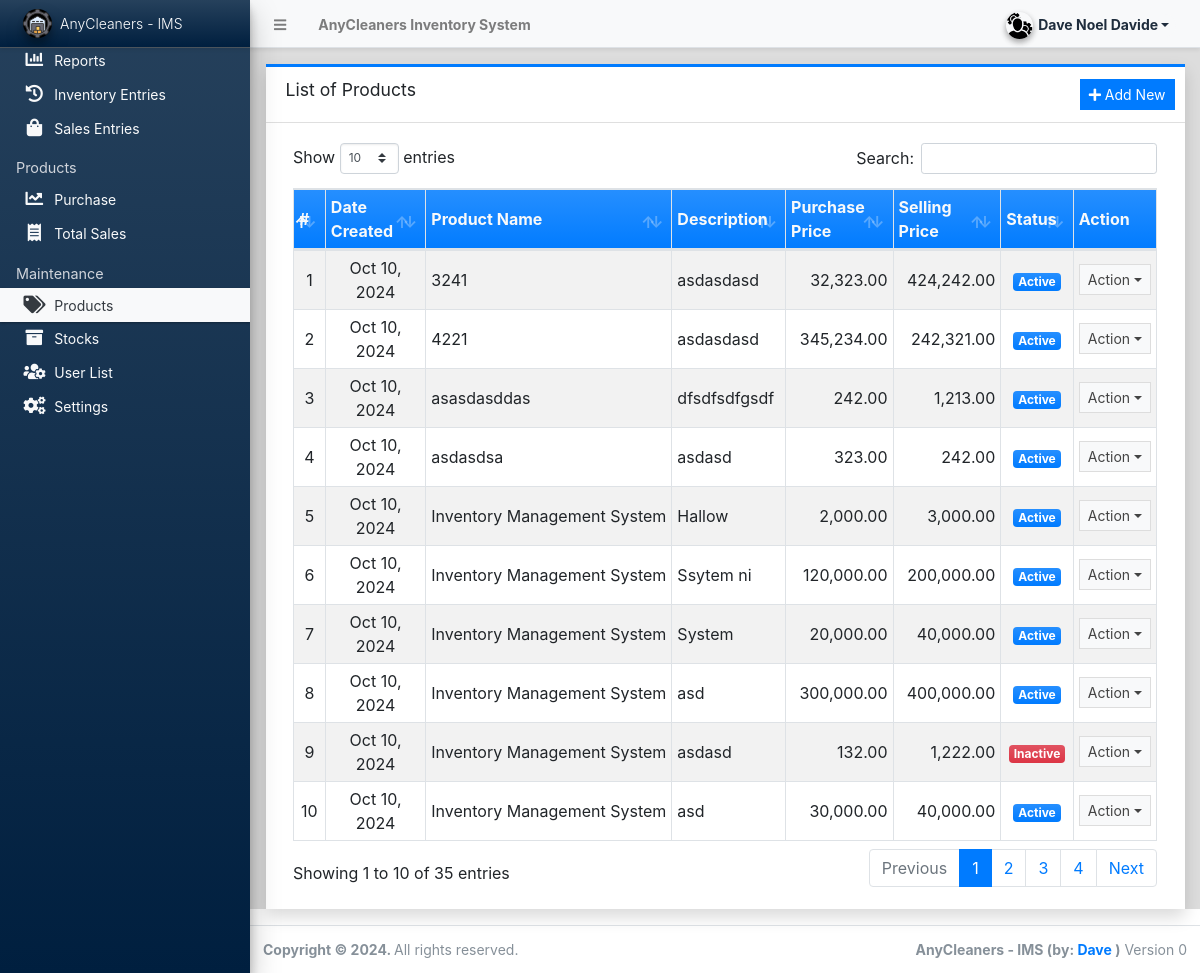
Page /admin/?page=products (signed in) on the committed database.
### tables this page shows
CREATE TABLE `products` (
  `id` int(30) NOT NULL,
  `name` text NOT NULL,
  `description` text DEFAULT NULL,
  `delete_flag` tinyint(1) DEFAULT 0,
  `date_created` datetime DEFAULT current_timestamp(),
  `date_updated` datetime DEFAULT current_timestamp() ON UPDATE current_timestamp(),
  `purchase_price` decimal(10,2) NOT NULL DEFAULT 0.00,
  `selling_price` decimal(10,2) NOT NULL DEFAULT 0.00
);

### admin/products/index.php (the view, shortened to what this page needs)
<div class="card card-outline card-primary rounded-0 shadow">
    <div class="card-header">
        <h3 class="card-title">List of Products</h3>
        <div class="card-tools">
            <a href="javascript:void(0)" id="create_new" class="btn btn-flat btn-sm btn-primary">
                <span class="fas fa-plus"></span> Add New
            </a>
        </div>
    </div>
    <div class="card-body">
        <div class="container-fluid">
            <table class="table table-bordered table-hover table-striped">
                <colgroup>
                    <col width="5%">
                    <col width="20%">
                    <col width="20%">
                    <col width="15%">
                    <col width="15%">
                    <col width="15%">
                    <col width="15%">
                </colgroup>
                <thead>
                    <tr class="bg-gradient-primary text-light">
                        <th>#</th>
                        <th>Date Created</th>
                        <th>Product Name</th>
                        <th>Description</th>
                        <th>Purchase Price</th>
                        <th>Selling Price</th>
                        <th>Status</th>
                        <th>Action</th>
                    </tr>
                </thead>
                <tbody>
                    <?php
                        $i = 1;
                        $qry = $conn->query("SELECT * FROM `products` WHERE delete_flag = 0 OR delete_flag = 1 ORDER BY `name` ASC");
                        while($row = $qry->fetch_assoc()):
                    ?>
                        <tr>
                            <td class="text-center"><?php echo $i++; ?></td>
                            <td class="text-center"><?= date("M d, Y", strtotime($row['date_created'])) ?></td>
                            <td class="text-truncate"><?php echo $row['name'] ?></td>
                            <td class="text-truncate"><p class="m-0 truncate-1"><?php echo $row['description'] ?></p></td>
                            <td class="text-right"><?php echo number_format($row['purchase_price'], 2) ?></td>
                            <td class="text-right"><?php echo number_format($row['selling_price'], 2) ?></td>
                            <td class="text-center">
                                <?php
                                    echo $row['delete_flag'] == 0
                                        ? '<span class="badge badge-primary bg-gradient-primary">Active</span>'
                                        : '<span class="badge badge-danger bg-gradient-danger">Inactive</span>';
                                ?>
                            </td>
                            <td align="center">
                                <button type="button" class="btn btn-flat btn-default btn-sm dropdown-toggle dropdown-icon" data-toggle="dropdown">
                                    Action
                                </button>
                            </td>
                        </tr>
                    <?php endwhile; ?>
                </tbody>
            </table>
        </div>
    </div>
</div>

### admin/products/index.php (style rules this page uses)
.text-truncate { overflow: hidden; white-space: nowrap; text-overflow: ellipsis; }
.truncate-1 { max-width: 150px; }
.table td, .table th { vertical-align: middle; }

### rows in the picture
products: date_created "Oct 10, 2024", name "3241", description "asdasdasd", purchase_price "32,323.00", selling_price "424,242.00", delete_flag "Active"
products: date_created "Oct 10, 2024", name "4221", description "asdasdasd", purchase_price "345,234.00", selling_price "242,321.00", delete_flag "Active"
products: date_created "Oct 10, 2024", name "asasdasddas", description "dfsdfsdfgsdf", purchase_price "242.00", selling_price "1,213.00", delete_flag "Active"
products: date_created "Oct 10, 2024", name "asdasdsa", description "asdasd", purchase_price "323.00", selling_price "242.00", delete_flag "Active"
products: date_created "Oct 10, 2024", name "Inventory Management System", description "Hallow", purchase_price "2,000.00", selling_price "3,000.00", delete_flag "Active"
products: date_created "Oct 10, 2024", name "Inventory Management System", description "Ssytem ni", purchase_price "120,000.00", selling_price "200,000.00", delete_flag "Active"
products: date_created "Oct 10, 2024", name "Inventory Management System", description "System", purchase_price "20,000.00", selling_price "40,000.00", delete_flag "Active"
products: date_created "Oct 10, 2024", name "Inventory Management System", description "asd", purchase_price "300,000.00", selling_price "400,000.00", delete_flag "Active"
products: date_created "Oct 10, 2024", name "Inventory Management System", description "asdasd", purchase_price "132.00", selling_price "1,222.00", delete_flag "Inactive"
products: date_created "Oct 10, 2024", name "Inventory Management System", description "asd", purchase_price "30,000.00", selling_price "40,000.00", delete_flag "Active"

### other values in the picture
$_settings->info('name') "AnyCleaners Inventory System"
$_settings->userdata('firstname').' '.$_settings->userdata('lastname') "Dave Noel Davide"
$_settings->info('short_name') "AnyCleaners - IMS"
